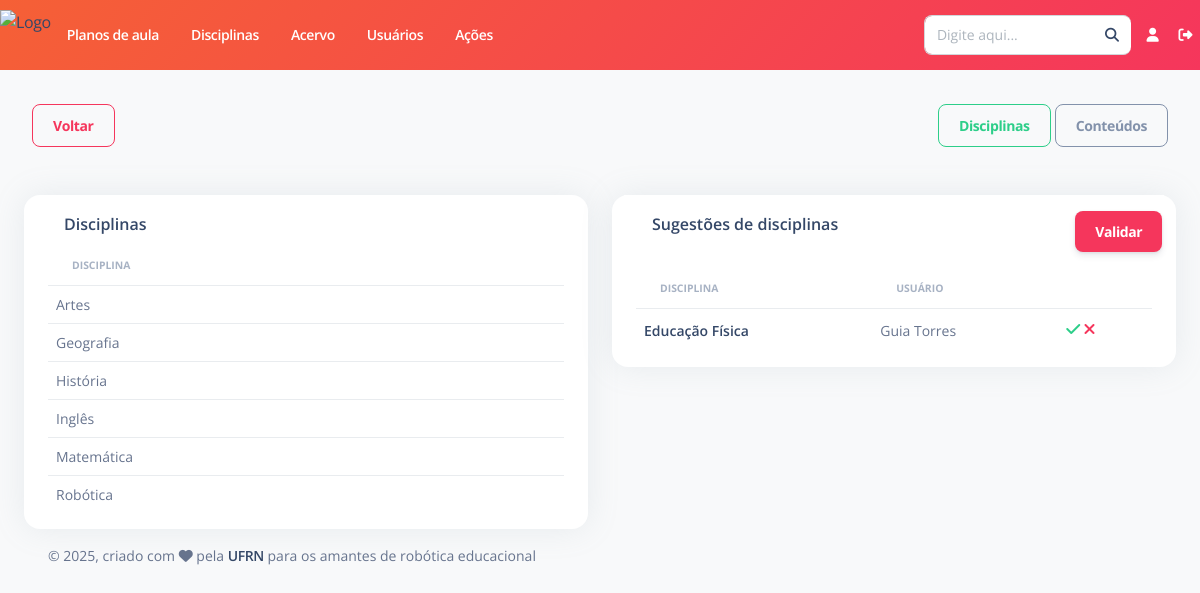
The page /disciplina/listar-sugestoes/ (signed in) on the database its author committed.
### Disciplina/models.py (models this page shows, shortened)
class Disciplina(models.Model):
    nome = models.CharField(max_length=200, verbose_name="Nome")
    status = models.CharField(max_length=7, choices=STATUS, default='Ativo')
    def __str__(self):
        return self.nome
    class Meta:
        ordering = ['nome']
        verbose_name = "Disciplina"
        verbose_name_plural = "Disciplinas"

class SugestaoDisciplina(models.Model):
    nome = models.CharField(max_length=200, verbose_name="Nome")
    usuario = models.ForeignKey(Usuario, on_delete=models.RESTRICT, null=True, verbose_name="Usuário")
    status = models.CharField(max_length=1, choices=STATUS_SUGESTAO, default='A')
    comentarios = models.TextField(null=True, blank=True, verbose_name="Comentários")
    data = models.DateField(auto_now_add=True, verbose_name="Data de criação", null=True)
    class Meta:
        ordering = ['status']
        verbose_name = "Sugestão de Disciplina"
        verbose_name_plural = "Sugestões de Disciplina"

### Disciplina/views.py (the view)
# urls.py: path('listar-sugestoes/', views.listar_sugestoes, name="listar_sugestoes"),
@login_required
def listar_sugestoes(request):
    if (request.user.is_superuser):
        sugestoes_disciplina = SugestaoDisciplina.objects.filter(status="A")
        sugestoes_conteudo = SugestaoConteudo.objects.filter(status="A")
        disciplinas = Disciplina.objects.filter(status="Ativo")
        conteudos = Conteudo.objects.filter(status="Ativo")
        informacoes = {
            'sugestoes_disciplina': sugestoes_disciplina,
            'sugestoes_conteudo': sugestoes_conteudo,
            'lista_disciplinas': disciplinas,
            'lista_conteudos': conteudos,
        }
        return render(request, "Disciplina/listar_sugestoes.html", informacoes)
    else:
        raise PermissionDenied()

### Usuario/models.py (called while the page is built)
    def __str__(self):
        return self.first_name + " " + self.last_name

### templates/Disciplina/listar_sugestoes.html (shortened to what this page needs)
{% extends "Base/base.html" %}
{% load static %}
{% block conteudo %}
<br>
<div class="d-flex justify-content-between bd-highlight">
    <div class="p-2 bd-highlight">
        <a id="btn_voltar" class="btn btn-outline-danger" href="{% url 'disciplina:listar' %}">Voltar</a>
    </div>
    <div class="p-2 bd-highlight">
        <button id="btn_disciplina" class="btn btn-outline-success" onclick="mostrar_disciplinas()">Disciplinas</button>
        <button id="btn_conteudo" class="btn btn-outline-secondary" onclick="mostrar_conteudos()">Conteúdos</button>
    </div>
</div>
<div id="div_disciplina">
  <div class="row mt-4">
  <div class="col-lg-6 col-md-12 mb-lg-0 mb-4">
    <div class="card container">
      <div class="card-header pb-0 p-3">
        <div class="d-flex justify-content-between">
          <h6 class="mb-2">Disciplinas</h6>
        </div>
      </div>
      <div class="table-responsive">
          <table id="tabela_disciplinas" class="table align-items-center" cellspacing="0">
            <thead>
              <tr>
                <th class="text-uppercase text-secondary text-xxs font-weight-bolder opacity-7">Disciplina</th>
              </tr>
            </thead>
            <tbody>
                {% for disciplina in lista_disciplinas %}
                    <tr>
                        <td><p class="text-sm mb-0">{{disciplina.nome}}</p></td>
                    </tr>
                {% endfor %}
            </tbody>
          </table>
      </div>
    </div>
  </div>
  <div class="col-lg-6 mb-lg-0 mb-4">
    <div class="card container">
      <form id="form_disciplina">
        <div class="card-header pb-0 p-3 row">
          <div class="col-10">
            <h6 class="mb-0">Sugestões de disciplinas</h6>
          </div>
          <div class="col-2">
            <input type="submit" class="btn btn-danger" value="Validar" />
          </div>
        </div>
        <div class="table-responsive">
          <table id="tabela_sugestao_disciplina" class="table align-items-center" cellspacing="0">
            <thead>
              <tr>
                <th class="text-uppercase text-secondary text-xxs font-weight-bolder opacity-7">Disciplina</th>
                <th class="text-uppercase text-secondary text-xxs font-weight-bolder opacity-7">Usuário</th>
                <th></th>
              </tr>
            </thead>
            <tbody>
                {% for sugestao in sugestoes_disciplina %}
                    <tr>
                        <td><h6 class="mb-0 text-sm">{{sugestao.nome}}</h6></td>
                        <td><p class="text-sm mb-0">{{sugestao.usuario}}</p></td>
                        <td class="align-items-center">
                            <a onclick="aceitar_disciplina({{sugestao.pk}})">
                              <i id="aceitar_disciplina_{{sugestao.pk}}" class="fa fa-check text-success"></i>
                            </a>
                            <a onclick="negar_disciplina({{sugestao.pk}})">
                              <i id="negar_disciplina_{{sugestao.pk}}" class="fa fa-times text-danger"></i>
                            </a>
                        </td>
                    </tr>
                {% endfor %}
            </tbody>
        </table>
      </div>
      </form>
    </div>
  </div>
</div>
</div>
{% endblock %}

### rows shown on the page
Disciplina: nome "Artes"
Disciplina: nome "Geografia"
Disciplina: nome "História"
Disciplina: nome "Inglês"
Disciplina: nome "Matemática"
Disciplina: nome "Robótica"
SugestaoDisciplina: nome "Educação Física", usuario "Guia Torres"
